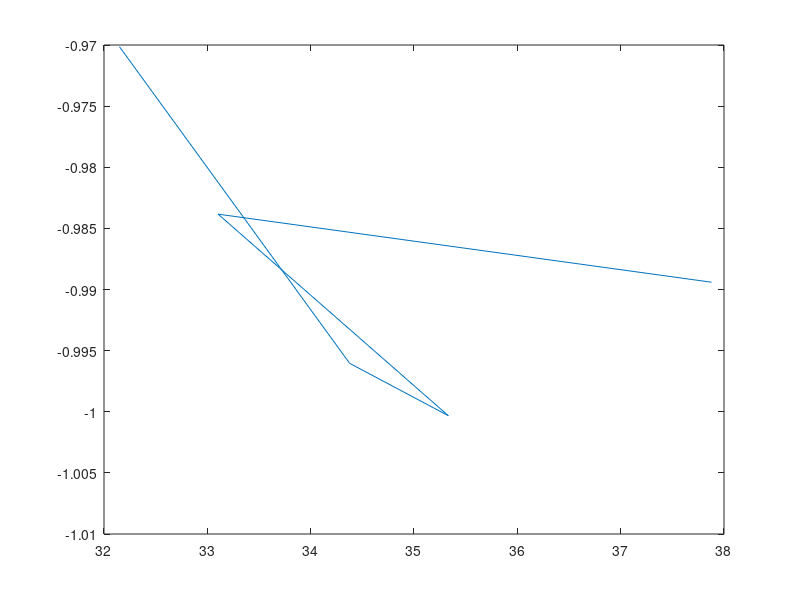

MATLAB code to generate this figure: (Note: this script raises an error after producing the figure.)
b0 = 0.05634;
b1 = [1  1];
b2 = [1 -1.0166 1];
a1 = [1 -0.683];
a2 = [1 -1.4461 0.7957];

b = b0*conv(b1,b2)
a = conv(a1,a2)

[h,w] = freqz(b,a,'whole',2001);

plot(w/pi,20*log10(abs(h)))
ax = gca;
ax.YLim = [-100 20];
ax.XTick = 0:.5:2;
xlabel('Normalized Frequency (\times\pi rad/sample)')
ylabel('Magnitude (dB)')